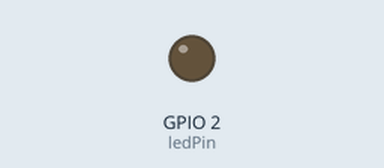
Simulated run of this sketch. Board: ESP32. On the bench: output pins drawn as LEDs (lit = HIGH). What the sketch prints to the serial monitor is not drawn.

Above: at 1.2 s.
At 9.0 s:
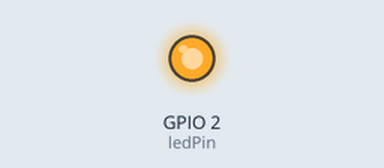
Timing chart, 0 to 9.4 s (numbered marks = the images above):
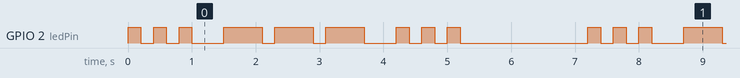

Measured:
- by itself, GPIO 2 (ledPin): repeats every 7.2 s: HIGH 0.20 s, LOW 0.20 s, HIGH 0.20 s, LOW 0.50 s, 2 × (HIGH 0.60 s, LOW 0.20 s), HIGH 0.60 s, LOW 0.50 s, 2 × (HIGH 0.20 s, LOW 0.20 s), HIGH 0.20 s, LOW 2.0 s, HIGH 0.20 s, LOW 0.20 s
- by itself, everything shown: repeats every 7.2 s, in 18 steps

The sketch:

ex03.ino
```cpp
// 使用 millis() 函数控制LED产生SOS求救信号
// 非阻塞方式 — ESP32 板载 LED (GPIO 2)

const int ledPin = 2;

// ---- SOS 时序步骤表 ----
// 每步定义 { LED状态, 持续时间(ms) }
struct Step {
  int state;            // HIGH 或 LOW
  unsigned long duration;
};

const Step SOS_SEQUENCE[] = {
  // --- S: 短闪 ×3 (每个 200ms亮 / 200ms灭) ---
  { HIGH, 200 }, { LOW, 200 },
  { HIGH, 200 }, { LOW, 200 },
  { HIGH, 200 }, { LOW, 200 },
  // 字母间隔补足 (已含上次200ms灭, 再补300ms → 总计500ms)
  { LOW,  300 },

  // --- O: 长闪 ×3 (每个 600ms亮 / 200ms灭) ---
  { HIGH, 600 }, { LOW, 200 },
  { HIGH, 600 }, { LOW, 200 },
  { HIGH, 600 }, { LOW, 200 },
  // 字母间隔补足
  { LOW,  300 },

  // --- S: 短闪 ×3 ---
  { HIGH, 200 }, { LOW, 200 },
  { HIGH, 200 }, { LOW, 200 },
  { HIGH, 200 }, { LOW, 200 },
  // 单词间隔补足 (已含上次200ms灭, 再补1800ms → 总计2000ms)
  { LOW, 1800 },
};

const int STEP_COUNT = sizeof(SOS_SEQUENCE) / sizeof(Step);

int currentStep = 0;                  // 当前步骤索引
unsigned long stepStartMillis = 0;    // 当前步骤开始时刻

void setup() {
  Serial.begin(115200);
  pinMode(ledPin, OUTPUT);
  Serial.println("=== millis() 非阻塞 SOS 求救信号 ===");
  Serial.print("总步骤数: ");
  Serial.println(STEP_COUNT);

  // 启动第一步
  digitalWrite(ledPin, SOS_SEQUENCE[0].state);
  stepStartMillis = millis();
  printStep(0);
}

void loop() {
  unsigned long now = millis();

  // 检查当前步骤是否已到时
  if (now - stepStartMillis >= SOS_SEQUENCE[currentStep].duration) {
    // 推进到下一步
    currentStep++;
    if (currentStep >= STEP_COUNT) {
      currentStep = 0;  // 循环播放
    }

    // 应用新步骤
    int state = SOS_SEQUENCE[currentStep].state;
    digitalWrite(ledPin, state);
    stepStartMillis = now;
    printStep(currentStep);
  }

  // 此处可执行其他任务, LED 闪烁不会被阻塞
}

// 串口输出当前步骤信息
void printStep(int step) {
  int state = SOS_SEQUENCE[step].state;
  unsigned long dur = SOS_SEQUENCE[step].duration;

  Serial.print("步骤 ");
  Serial.print(step);
  Serial.print("/");
  Serial.print(STEP_COUNT - 1);
  Serial.print("  LED ");
  Serial.print(state == HIGH ? "ON " : "OFF");
  Serial.print("  持续 ");
  Serial.print(dur);
  Serial.println(" ms");
}
```
